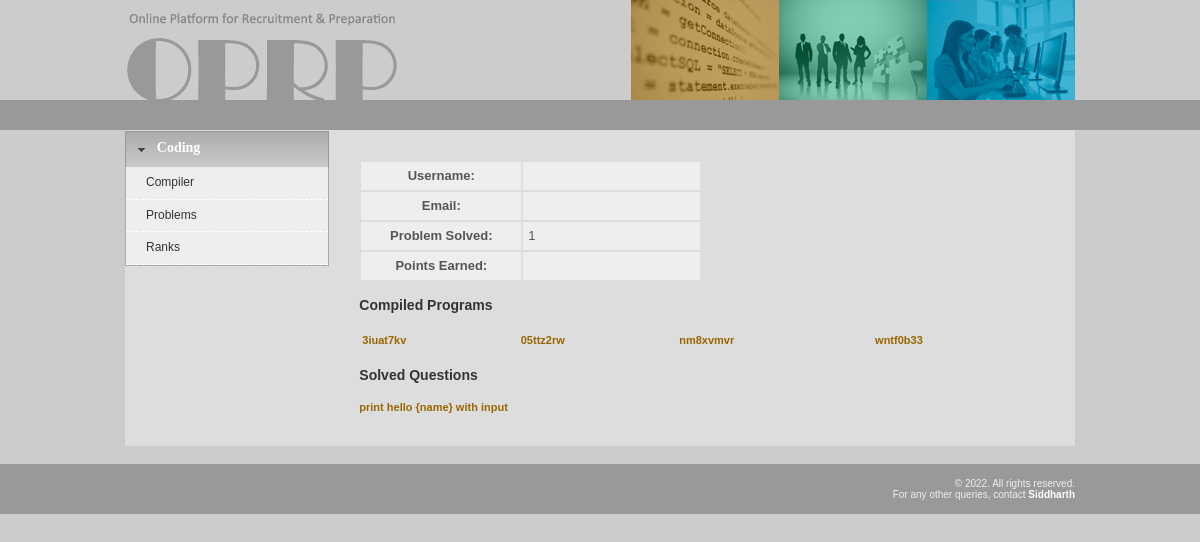
The page /oprp/online_compiler/participant_profile.php?user_id=305 on the database its author committed.
### tables this page shows
CREATE TABLE `link` (`link_id`, `link_value`, `link_name`, `link_prog`, `link_ext`, `link_input`, `link_output`, `exec_time`, `link_comment`, `share`, `user_id`, `compile_date`);

### oprp/_php/sqlite_database.php (called while the page is built, shortened)
<?php
class SQLiteDatabase implements DatabaseInterface {
    public $pdo;
    public function open_conn() {
        try {
            $base_dir = realpath(dirname(__FILE__) . '/../../');
            $db_path = $base_dir . '/oprp.sqlite';
            $this->pdo = new PDO('sqlite:' . $db_path);
            $this->pdo->setAttribute(PDO::ATTR_ERRMODE, PDO::ERRMODE_EXCEPTION);
        } catch (PDOException $e) {
            $this->pdo = null;
            error_log('Database Connection Failed: ' . $e->getMessage());
        }
    }
    public function query($sql, $params = []) {
        try {
            $stmt = $this->pdo->prepare($sql);
            $stmt->execute($params);
            if (strncasecmp(trim($sql), 'SELECT', 6) === 0) {
                $stmt->all_rows = $stmt->fetchAll(PDO::FETCH_ASSOC);
                $stmt->current_row = 0;
            }
            return $stmt;
        } catch (PDOException $e) {
            error_log('Database Query Failed: ' . $e->getMessage());
            return false;
        }
    }
    public function fetch_array($result) {
        if ($result instanceof PDOStatement) {
            if (isset($result->all_rows)) {
                if ($result->current_row < count($result->all_rows)) {
                    return $result->all_rows[$result->current_row++];
                }
                return false;
            }
            return $result->fetch(PDO::FETCH_ASSOC);
        }
        return false;
    }
}
$db = new SQLiteDatabase();
?>

### oprp/online_compiler/_php/function.php (called while the page is built, shortened)
<?php
function getString($string, $table, $column, $value)
{
	global $db;
	$sql = "select ".$string." from ".$table." where ".$column." = '".$value."'";
	$result = $db->query($sql);
	$row = $db->fetch_array($result);
	return $row[$string];
}
function getcompiledlinkbyuserid($user_id)
{
	global $db;
	$sql = "select * from link where user_id = '".$user_id."' order by compile_date desc";
	$result = $db->query($sql);
	if($result)
		return $result;
	else
		return null;
}
function getUniqueSubmissionsbyuserid($user_id)
{
	global $db;
	$sql = "select distinct que_value from submission where user_id = '".$user_id."'";
	$result = $db->query($sql);
	if($result)
		return $result;
	else
		return null;
}
?>

### oprp/online_compiler/participant_profile.php (the view, shortened to what this page needs)
<?php require_once("_php/init_compiler.php");
        $user_id = -1;
	if(isset($_GET['user_id']))
			$user_id = $_GET['user_id'];
?>
<!DOCTYPE html PUBLIC "-//W3C//DTD XHTML 1.0 Transitional//EN" "http://www.w3.org/TR/xhtml1/DTD/xhtml1-transitional.dtd">
<html xmlns="http://www.w3.org/1999/xhtml">
<head>
<?php include("../_include/design.php"); ?>
</head>
<body>
<?php include("../_include/header.php"); ?>
<?php include("_php/topmenu.php"); ?>
<?php include_once("_php/menu.php"); ?>
<table width="100%" cellpadding="0" cellspacing="30" border="0">
    <tr><td align="left" style="font-size:12px; line-height:18px">
    <?php
	$row = getuserdetailbyID($user_id);
	$prob_num = getString("count(distinct que_value)", "submission", "user_id", $user_id."' and submission_status = '1");
	echo
		"
		<table cellpadding='5'  class='normalTxt infotbl' width='50%'>
			<tr>
				<th width='150px'>Username: </th>
				<td>".$row['username']."</td>
			</tr>
			<tr>
				<th>Email: </th>
				<td>".$row['email']."</td>
			</tr>
			<tr>
				<th>Problem Solved: </th>
				<td>".$prob_num."</td>
			</tr>
			<tr>
				<th>Points Earned: </th>
				<td>".userPoints($user_id)."</td>
			</tr>
		</table>
		";
	echo "<span class='contentLinks'><h3>Compiled Programs</h3>";
	$result = getcompiledlinkbyuserid($user_id);
	$i=0;
	echo"<table border='0' width='100%'>";
	while($row = $db->fetch_array($result))
	{
		if($i%5==0) echo"<tr>";
		if($row['link_name'] == "")
			$row['link_name'] = $row['link_value'];
		echo "<td><a href='view.php?link_value=".$row['link_value']."'>".$row['link_name']."</a></td>";
		$i++;
	}
	echo "</table>";
	echo "<h3>Solved Questions</h3>";
	$result = getUniqueSubmissionsbyuserid($user_id);
	while($row = $db->fetch_array($result))
	{
		$que_title = getString('que_title', 'question', 'que_value', $row['que_value']);
		echo "<a href='view.php?que_value=".$row['que_value']."&user_id=".$user_id."'>".$que_title."</a><br/>";
	}
	echo "</span>";
?>
 </td></tr>
</table>
<?php include("../_include/footer.php"); ?>
</body>
</html>

### oprp/_css/main.css (style rules this page uses)
body { margin-left: 0px; margin-top: 0px; margin-right: 0px; margin-bottom: 0px; background-color: #CCC; }
table { max-width: 100%; }
.normalTxt,.normalTxt td,.normalTxt th { color:#555; font-size:13px; }
.contentLinks a { text-decoration:none; font-weight:bold; font-size:11px; color:#960; }
.infotbl td, .infotbl th { background-color:#eee; }

### rows shown on the page
link: link_value "3iuat7kv"
link: link_value "05ttz2rw"
link: link_value "nm8xvmvr"
link: link_value "wntf0b33"

### other values the page prints
$prob_num "1"
$que_title "print hello {name} with input"
